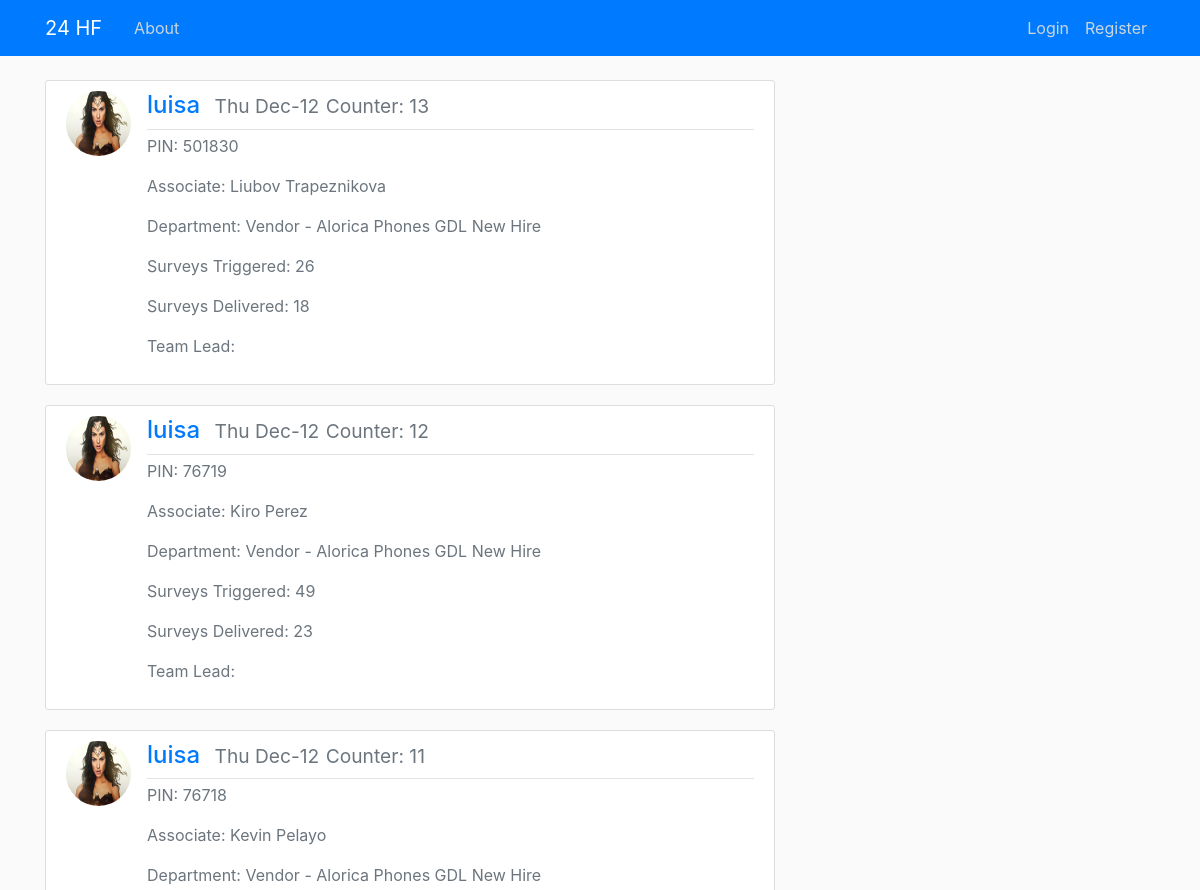
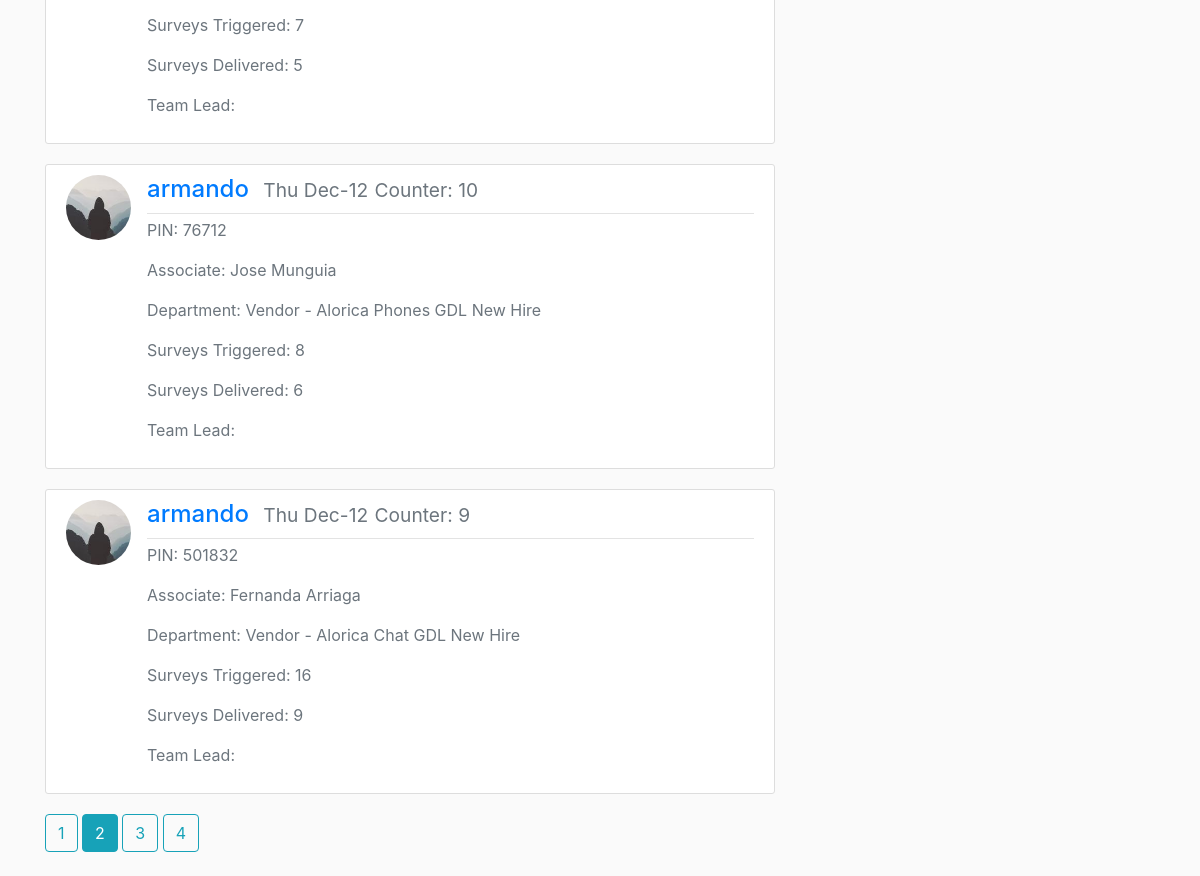
The page /home?page=2 on the database its author committed (2 pictures, top to bottom).
### flaskblog/models.py (models this page shows, shortened)
class Post(db.Model):
    id = db.Column(db.Integer, primary_key=True)
    date_posted = db.Column(db.DateTime, nullable=False, default=datetime.now)
    pin = db.Column(db.Integer, nullable=False)
    associate = db.Column(db.Text, nullable=False)
    dept = db.Column(db.Text, nullable=False)
    team_mgr = db.Column(db.Text, nullable=False)
    ops_mgr = db.Column(db.Text, nullable=False)
    surv_trigg = db.Column(db.Integer, nullable=False)
    surv_deliv = db.Column(db.Integer, nullable=False)
    del_rate = db.Column(db.Float, nullable=False)
    resp_cnt = db.Column(db.Integer, nullable=False)
    popo = db.Column(db.Text, nullable=True, default="")
    resp_rate = db.Column(db.Float, nullable=False)
    avg_rating = db.Column(db.Float, nullable=False)
    five_stars = db.Column(db.Float, nullable=False)
    four_stars = db.Column(db.Float, nullable=False)
    three_stars = db.Column(db.Float, nullable=False)
    two_stars = db.Column(db.Float, nullable=False)
    one_stars = db.Column(db.Float, nullable=False)
    five_star = db.Column(db.Integer, nullable=False)
    four_star = db.Column(db.Integer, nullable=False)
    three_star = db.Column(db.Integer, nullable=False)
    two_star = db.Column(db.Integer, nullable=False)
    one_star = db.Column(db.Integer, nullable=False)
    team_lead = db.Column(db.Text, nullable=True, default="")
    chan = db.Column(db.Text, nullable=False)
    user_id = db.Column(db.Integer, db.ForeignKey('user.id'), nullable=False)

class User(db.Model, UserMixin):
    id = db.Column(db.Integer, primary_key=True)
    username = db.Column(db.String(20), unique=True, nullable=False)
    email = db.Column(db.String(120), unique=True, nullable=False)
    image_file = db.Column(db.String(20), nullable=False, default='default.jpg')
    password = db.Column(db.String(60), nullable=False)
    posts = db.relationship('Post', backref='username', lazy=True)

### flaskblog/main/routes.py (the view)
@main.route("/")
@main.route("/home")
def home():
    page = request.args.get('page', 1, type=int)
    posts = Post.query.order_by(Post.id.desc()).paginate(page=page, per_page=5)
    return render_template('home.html', posts=posts)

### flaskblog/templates/home.html
{% extends "layout.html" %}
{% block content %}
    {% for post in posts.items %}
        <article class="media content-section">
            <img class="rounded-circle article-img" src="{{ url_for('static', filename='profile_pics/' + post.username.image_file) }}">
            <div class="media-body">
                <div class="article-metadata">
                   <h4><a class="mr-2" href="{{ url_for('users.user_posts', username=post.username.username) }}">{{ post.username.username }}</a>
                    <small class="text-muted" href="#">{{ post.date_posted.strftime('%a %b-%d') }}</small>
                    <small class="text-muted" href="{{ url_for('posts.post', post_id=post.id) }}"> Counter: {{ post.id }}</small>
                   </h4>
                </div>
                <div>
                    <p class="text-muted" href="#">PIN: {{ post.pin }}</p>
                    <p class="text-muted" href="#">Associate: {{ post.associate }}</p>
                    <p class="text-muted" href="#">Department: {{ post.dept }}</p>
                    <p class="text-muted" href="#">Surveys Triggered: {{ post.surv_trigg }}</p>
                    <p class="text-muted" href="#">Surveys Delivered: {{ post.surv_deliv }}</p>
                    <p class="text-muted" href="#">Team Lead: {{ post.team_lead }}</p>
                </div>
            </div>
        </article>
    {% endfor %}
    {% for page_num in posts.iter_pages(left_edge=1, right_edge=1, left_current=1, right_current=2) %}
      {% if page_num %}
        {% if posts.page == page_num %}
          <a class="btn btn-info mb-4" href="{{ url_for('main.home', page=page_num) }}">{{ page_num }}</a>
        {% else %}
          <a class="btn btn-outline-info mb-4" href="{{ url_for('main.home', page=page_num) }}">{{ page_num }}</a>
        {% endif %}
      {% else %}
        ...
      {% endif %}
    {% endfor %}
{% endblock content %}

### flaskblog/static/main.css (style rules this page uses)
:root { --blue: #007bff; --indigo: #6610f2; --purple: #6f42c1; --pink: #e83e8c; --red: #dc3545; --orange: #fd7e14; --yellow: #ffc107; --green: #28a745; --teal: #20c997; --cyan: #17a2b8; --white: #fff; --gray: #6c757d; --gray-dark: #343a40; --primary: #007bff; --secondary: #6c757d; --success: #28a745; --info: #17a2b8; --warning: #ffc107; --danger: #dc3545; --light: #f8f9fa; --dark: #343a40; --breakpoint-xs: 0; --breakpoint-sm: 576px; --breakpoint-md: 768px; --breakpoint-lg: 992px; --breakpoint-xl: 1200px; --font-family-sans-serif: -apple-system, BlinkMacSystemFont, "Segoe UI", Roboto, "Helvetica Neue", Arial, "Noto Sans", sans-serif, "Apple Color Emoji", "Segoe UI Emoji", "Segoe UI Symbol", "Noto Color Emoji"; --font-family-monospace: SFMono-Regular, Menlo, Monaco, Consolas, "Liberation Mono", "Courier New", monospace; }
*, *::before, *::after { box-sizing: border-box; }
body { background: #fafafa; color: #333333; margin-top: 5rem; }
h4 { color: #fd7e14; }
.content-section { background: #ffffff; padding: 10px 20px; border: 1px solid #dddddd; border-radius: 3px; margin-bottom: 20px; }
.article-img { height: 65px; width: 65px; margin-right: 16px; }
.article-metadata { padding-bottom: 1px; margin-bottom: 4px; border-bottom: 1px solid #e3e3e3 }

### rows shown on the page
Post: image_file (picture), username.username "luisa", date_posted "Thu Dec-12", id "13", pin "501830", associate "Liubov Trapeznikova", dept "Vendor - Alorica Phones GDL New Hire", surv_trigg "26", surv_deliv "18"
Post: image_file (picture), username.username "luisa", date_posted "Thu Dec-12", id "12", pin "76719", associate "Kiro Perez", dept "Vendor - Alorica Phones GDL New Hire", surv_trigg "49", surv_deliv "23"
Post: image_file (picture), username.username "luisa", date_posted "Thu Dec-12", id "11", pin "76718", associate "Kevin Pelayo", dept "Vendor - Alorica Phones GDL New Hire", surv_trigg "7", surv_deliv "5"
Post: image_file (placeholder picture), username.username "armando", date_posted "Thu Dec-12", id "10", pin "76712", associate "Jose Munguia", dept "Vendor - Alorica Phones GDL New Hire", surv_trigg "8", surv_deliv "6"
Post: image_file (placeholder picture), username.username "armando", date_posted "Thu Dec-12", id "9", pin "501832", associate "Fernanda Arriaga", dept "Vendor - Alorica Chat GDL New Hire", surv_trigg "16", surv_deliv "9"

### other values the page prints
{{ page_num }} "1" "3" "4"
{{ page_num }} "2"
